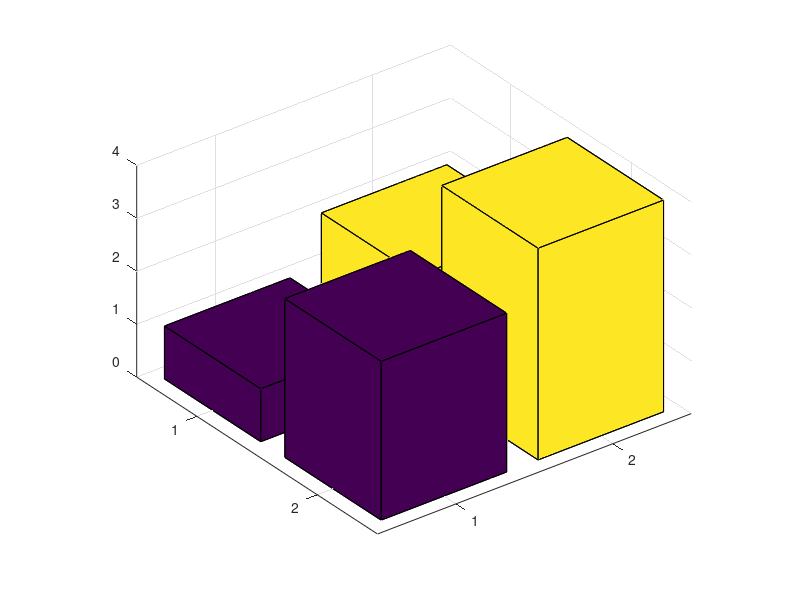

MATLAB code to generate this figure: (Note: this script raises an error after producing the figure.)
%=============================================================================
% Copyright (c) 2026-present Allan CORNET (Nelson)
%=============================================================================
% This file is part of Nelson.
%=============================================================================
% LICENCE_BLOCK_BEGIN
% SPDX-License-Identifier: LGPL-3.0-or-later
% LICENCE_BLOCK_END
%=============================================================================
% <--ADV-CLI MODE-->
%=============================================================================
close all
%=============================================================================
f = figure('Visible', 'off');
h = bar3([1 2; 3 4]);
assert_surface_vector(h, 2);
ax = ancestor(h(1), 'axes');
asserts.isequal(h(1).Parent, ax);
asserts.isequal(ax.View, [-37.5 30]);
asserts.isequal(ax.YDir, 'reverse');
asserts.isequal(ax.SortMethod, 'depth');
assert_plot_box_aspect(ax.PlotBoxAspectRatio, [1.8 3 1.8541019662496847], 1e-12);
asserts.isequal(ax.DataAspectRatioMode, 'auto');
asserts.isapprox(ax.XLim, [0.6 2.4], 1e-12);
asserts.isapprox(ax.YLim, [0.6 2.4], 1e-12);
asserts.isapprox(ax.ZLim, [0 4], 1e-12);
asserts.isapprox(ax.ZTick, 0:4, 1e-12);
assert_nan_matrix_isapprox(h(1).XData, detached_x1(), 1e-12);
assert_nan_matrix_isapprox(h(1).YData, detached_y1(), 1e-12);
assert_nan_matrix_isapprox(h(1).ZData, detached_z1(), 1e-12);
asserts.isequal(h(1).CData, ones(12, 4));
asserts.isequal(h(1).FaceLighting, 'flat');
asserts.isequal(h(1).BackFaceLighting, 'reverselit');
asserts.isequal(h(2).CData, 2 * ones(12, 4));
close(f);
%=============================================================================
f = figure('Visible', 'off');
Y = [1 2 3; 4 5 6];
h = bar3(Y);
ax = ancestor(h(1), 'axes');
asserts.isapprox(ax.XLim, [0.6 3.4], 1e-12);
asserts.isapprox(ax.YLim, [0.6 2.4], 1e-12);
asserts.isapprox(ax.ZLim, [0 6], 1e-12);
% Auto CameraViewAngle is a step function of the axes box aspect: a landscape
% canvas is width-bound (9.26), a square or taller one height-bound (10.27).
% Headless runners differ in canvas aspect, so accept either regime.
cva = ax.CameraViewAngle;
asserts.istrue(abs(cva - 9.26296994456129) < 1e-6 || abs(cva - 10.272668158183986) < 1e-6);
close(f);
%=============================================================================
f = figure('Visible', 'off');
z = [50 40 30 20 10];
h = bar3(z);
assert_surface_vector(h, 1);
ax = ancestor(h(1), 'axes');
asserts.isapprox(ax.XLim, [0.6 1.4], 1e-12);
asserts.isequal(ax.YDir, 'reverse');
asserts.isequal(ax.SortMethod, 'depth');
assert_plot_box_aspect(ax.PlotBoxAspectRatio, [0.8 6 3.7082039324993694], 1e-12);
asserts.isequal(ax.DataAspectRatioMode, 'auto');
asserts.isequal(ax.CameraPositionMode, 'auto');
asserts.isapprox(ax.CLim, [1 2], 1e-12);
asserts.isequal(ax.CLimMode, 'manual');
asserts.isapprox(ax.YLim, [0.5 5.5], 1e-12);
asserts.isapprox(ax.ZLim, [0 50], 1e-12);
asserts.isapprox(ax.ZTick, 0:10:50, 1e-12);
asserts.isequal(size(h.XData), [30 4]);
asserts.isapprox(h.EdgeColor, repmat(33 / 255, 1, 3), 1e-12);
asserts.isequal(h.ZData(2:6:26, 2).', z);
close(f);
%=============================================================================
f = figure('Visible', 'off');
z = [1950 1960 1970 1980 1990];
y = [16 8 4 2 1];
h = bar3(z, y);
assert_surface_vector(h, 1);
ax = ancestor(h(1), 'axes');
asserts.isapprox(ax.XLim, [0.6 1.4], 1e-12);
asserts.isapprox(ax.YLim, [1945 1995], 1e-12);
asserts.isapprox(ax.ZLim, [0 16], 1e-12);
asserts.isapprox(ax.YTick, z, 1e-12);
asserts.isapprox(ax.ZTick, 0:2:16, 1e-12);
assert_plot_box_aspect(ax.PlotBoxAspectRatio, [0.8 6 3.7082039324993694], 1e-12);
asserts.isequal(size(h.XData), [30 4]);
asserts.isapprox(h.YData(2:6:26, 2).', z - 4, 1e-12);
asserts.isapprox(h.YData(3:6:27, 2).', z + 4, 1e-12);
asserts.isequal(h.ZData(2:6:26, 2).', y);
asserts.isequal(h.CData, ones(30, 4));
close(f);
%=============================================================================
f = figure('Visible', 'off');
h = bar3([1 2; 3 4], 'grouped');
assert_surface_vector(h, 2);
ax = ancestor(h(1), 'axes');
asserts.isapprox(ax.XLim, [0.8 1.2], 1e-12);
asserts.isapprox(ax.YLim, [0.6 2.4], 1e-12);
asserts.isapprox(ax.ZLim, [0 4], 1e-12);
assert_nan_matrix_isapprox(h(1).XData(1:4, :), grouped_x_rows(), 1e-6);
assert_nan_matrix_isapprox(h(1).YData(1:4, :), grouped_y_col1_row1(), 1e-6);
assert_nan_matrix_isapprox(h(2).YData(7:10, :), grouped_y_col2_row2(), 1e-6);
close(f);
%=============================================================================
f = figure('Visible', 'off');
y = [1 2; 3 4; 5 6];
h = bar3(y, 'grouped');
assert_surface_vector(h, 2);
ax = ancestor(h(1), 'axes');
asserts.isapprox(ax.XLim, [0.8 1.2], 1e-12);
asserts.isapprox(ax.YLim, [0.5 3.5], 1e-12);
asserts.isapprox(ax.ZLim, [0 6], 1e-12);
close(f);
%=============================================================================
f = figure('Visible', 'off');
h = bar3([1 -2; -3 4], 'stacked');
assert_surface_vector(h, 2);
ax = ancestor(h(1), 'axes');
asserts.isapprox(ax.XLim, [0.6 1.4], 1e-12);
asserts.isapprox(ax.YLim, [0.6 2.4], 1e-12);
asserts.isapprox(ax.ZLim, [-3 1], 1e-12);
assert_nan_matrix_isapprox(h(2).ZData, stacked_z2(), 1e-12);
close(f);
%=============================================================================
f = figure('Visible', 'off');
ax = axes();
h = bar3(ax, [1 0; -2 3], 0.5, 'FaceColor', [0.2 0.4 0.6], 'FaceAlpha', 0.75);
assert_surface_vector(h, 2);
asserts.isequal(h(1).Parent, ax);
asserts.isequal(h(1).FaceColor, [0.2 0.4 0.6]);
asserts.isapprox(h(1).FaceAlpha, 0.75, 1e-12);
close(f);
%=============================================================================
caught = false;
try
  bar3({1, 2});
catch
  caught = true;
end
asserts.istrue(caught);
caught = false;
try
  bar3([1 2], 0);
catch
  caught = true;
end
asserts.istrue(caught);
caught = false;
try
  bar3([1 2], 'Unknown', 1);
catch
  caught = true;
end
asserts.istrue(caught);
%=============================================================================
close all
%=============================================================================
function assert_surface_vector(h, expectedCount)
  asserts.isequal(size(h), [1 expectedCount]);
  asserts.istrue(all(isgraphics(h, 'surface')));
  for k = 1:expectedCount
    asserts.isequal(h(k).Type, 'surface');
  end
end
%=============================================================================
function assert_plot_box_aspect(actual, expected, tol)
  actual = actual / actual(1);
  expected = expected / expected(1);
  asserts.isapprox(actual, expected, tol);
end
%=============================================================================
function assert_nan_matrix_isapprox(actual, expected, tol)
  asserts.isequal(size(actual), size(expected));
  asserts.istrue(all(isnan(actual(:)) == isnan(expected(:))));
  mask = ~isnan(expected);
  if any(mask(:))
    asserts.isapprox(actual(mask), expected(mask), tol);
  end
end
%=============================================================================
function x = detached_x1()
  x = [NaN 0.6 1.4 NaN; 0.6 0.6 1.4 1.4; 0.6 0.6 1.4 1.4; ...
    NaN 0.6 1.4 NaN; NaN 0.6 1.4 NaN; NaN NaN NaN NaN; ...
    NaN 0.6 1.4 NaN; 0.6 0.6 1.4 1.4; 0.6 0.6 1.4 1.4; ...
    NaN 0.6 1.4 NaN; NaN 0.6 1.4 NaN; NaN NaN NaN NaN];
end
%=============================================================================
function y = detached_y1()
  y = [NaN 0.6 0.6 NaN; 0.6 0.6 0.6 0.6; 1.4 1.4 1.4 1.4; ...
    NaN 1.4 1.4 NaN; NaN 0.6 0.6 NaN; NaN NaN NaN NaN; ...
    NaN 1.6 1.6 NaN; 1.6 1.6 1.6 1.6; 2.4 2.4 2.4 2.4; ...
    NaN 2.4 2.4 NaN; NaN 1.6 1.6 NaN; NaN NaN NaN NaN];
end
%=============================================================================
function z = detached_z1()
  z = [NaN 0 0 NaN; 0 1 1 0; 0 1 1 0; NaN 0 0 NaN; ...
    NaN 0 0 NaN; NaN NaN NaN NaN; NaN 0 0 NaN; 0 3 3 0; ...
    0 3 3 0; NaN 0 0 NaN; NaN 0 0 NaN; NaN NaN NaN NaN];
end
%=============================================================================
function x = grouped_x_rows()
  x = [NaN 0.885714285714286 1.114285714285714 NaN; ...
    0.885714285714286 0.885714285714286 1.114285714285714 1.114285714285714; ...
    0.885714285714286 0.885714285714286 1.114285714285714 1.114285714285714; ...
    NaN 0.885714285714286 1.114285714285714 NaN];
end
%=============================================================================
function y = grouped_y_col1_row1()
  y = [NaN 0.742857142857143 0.742857142857143 NaN; ...
    0.742857142857143 0.742857142857143 0.742857142857143 0.742857142857143; ...
    0.971428571428571 0.971428571428571 0.971428571428571 0.971428571428571; ...
    NaN 0.971428571428571 0.971428571428571 NaN];
end
%=============================================================================
function y = grouped_y_col2_row2()
  y = [NaN 2.028571428571429 2.028571428571429 NaN; ...
    2.028571428571429 2.028571428571429 2.028571428571429 2.028571428571429; ...
    2.257142857142857 2.257142857142857 2.257142857142857 2.257142857142857; ...
    NaN 2.257142857142857 2.257142857142857 NaN];
end
%=============================================================================
function z = stacked_z2()
  z = [NaN 1 1 NaN; 1 -1 -1 1; 1 -1 -1 1; NaN 1 1 NaN; ...
    NaN 1 1 NaN; NaN NaN NaN NaN; NaN -3 -3 NaN; -3 1 1 -3; ...
    -3 1 1 -3; NaN -3 -3 NaN; NaN -3 -3 NaN; NaN NaN NaN NaN];
end
%=============================================================================
